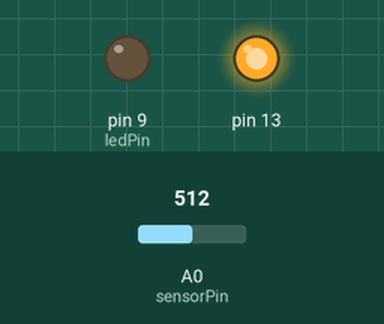
This sketch was run on a simulated Arduino Uno, built with avr-gcc and run on an emulated ATmega328P. Shown: output pins drawn as LEDs (lit = HIGH). The test bench sets the inputs (shaded band); at power-on: A0 (sensorPin) = 512. What the sketch prints to the serial monitor is not drawn.

Above: at 0.1 s.
At 6.2 s:
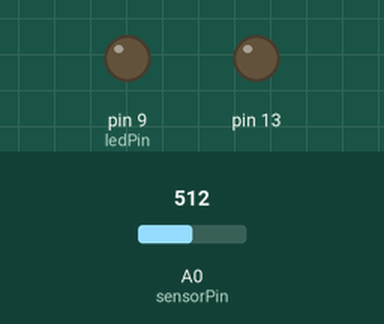
6.3 s: A0 (sensorPin) set to 306
At 7.5 s:
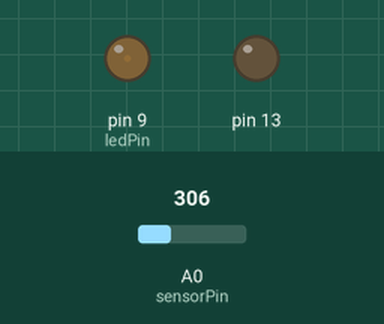
Timing chart, 0 to 9.3 s (numbered marks = the images above; inputs shaded):
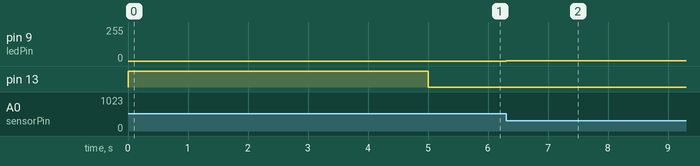

Measured:
- after the input at 6.3 s, pin 9 (ledPin): 0/255 → 1/255 at once

The sketch:

LightCalibration.ino
```cpp
// These constants won't change:
const int sensorPin = A0;    // pin that the sensor is attached to
const int ledPin = 9;        // pin that the LED is attached to

// variables:
int sensorValue = 0;         // the sensor value
int sensorMin = 1023;        // minimum sensor value
int sensorMax = 0;           // maximum sensor value


void setup() {
  Serial.begin(9600);
  // turn on LED to signal the start of the calibration period:
  pinMode(13, OUTPUT);
  digitalWrite(13, HIGH);

  // calibrate during the first five seconds
  while (millis() < 5000) {
    sensorValue = analogRead(sensorPin);

    // record the maximum sensor value
    if (sensorValue > sensorMax) {
      sensorMax = sensorValue;
    }

    // record the minimum sensor value
    if (sensorValue < sensorMin) {
      sensorMin = sensorValue;
    }
  }

  // signal the end of the calibration period
  digitalWrite(13, LOW);
}

void loop() {
  // read the sensor:
  sensorValue = analogRead(sensorPin);

  // apply the calibration to the sensor reading
  sensorValue = map(sensorValue, sensorMin, sensorMax, 0, 255);

  // in case the sensor value is outside the range seen during calibration
  sensorValue = constrain(sensorValue, 0, 255);

  // fade the LED using the calibrated value:
   Serial.println(sensorValue);
  analogWrite(ledPin, sensorValue);
}
```
